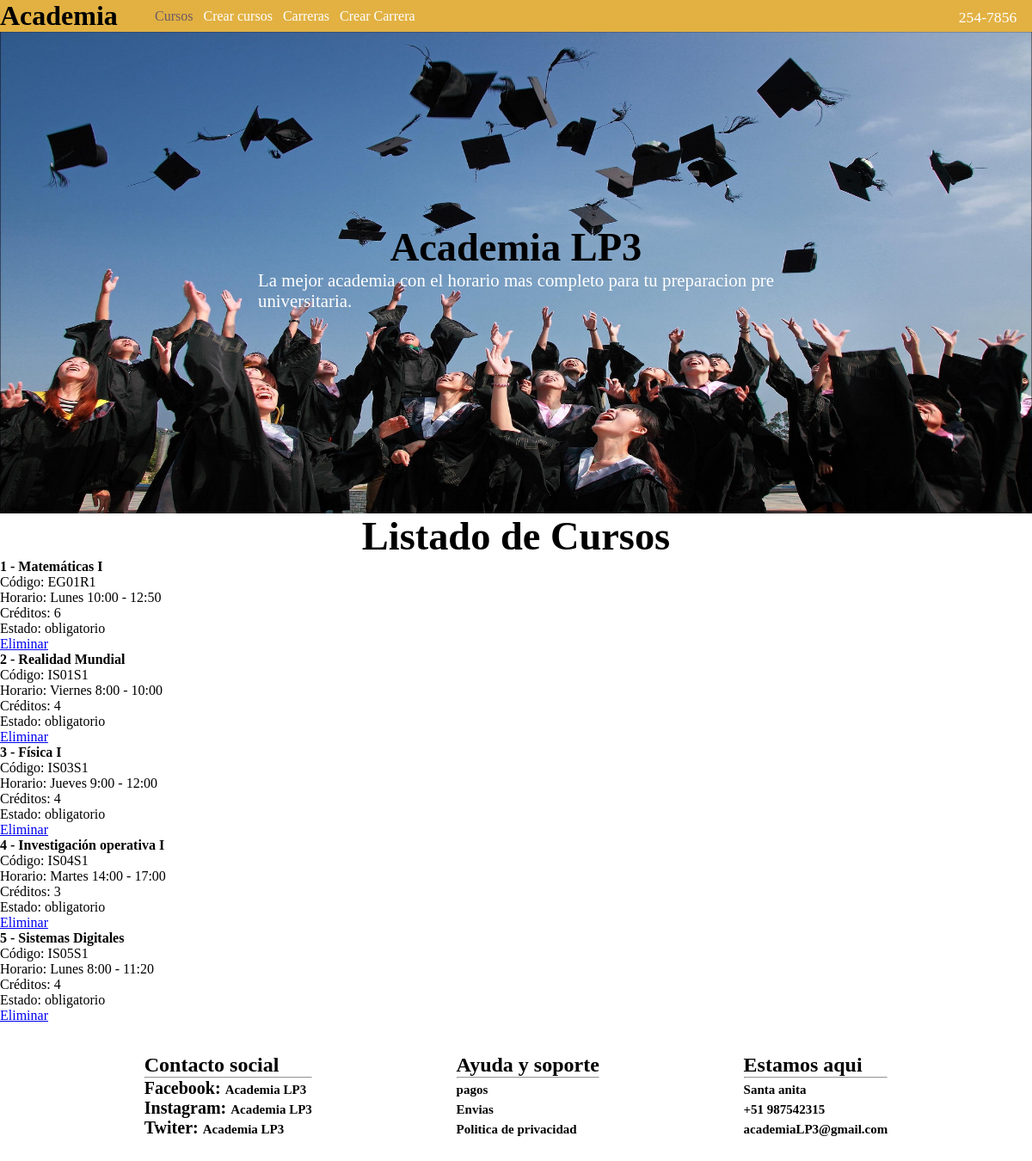
Screenshot of /cursos/ with the database file from the repository.
### miapp/models.py (models this page shows)
class Course(models.Model):
    idcourse = models.IntegerField(primary_key=True)
    code = models.CharField(max_length=6)
    name = models.CharField(max_length=80)
    hour = models.CharField(max_length=80)
    credits = models.CharField(max_length=1)
    state = models.CharField(max_length=20)

### miapp/views.py (the view)
# urls.py: path('cursos/',views.Cursos, name='listarcurso'),
def Cursos(request):
    cursos = Course.objects.all()
    return render(request,"cursos.html",{
        'cursos':cursos,
        'titulo':'Listado de Cursos'
     })

### miapp/templates/cursos.html (shortened to what this page needs)
{% extends 'index.html' %}
{% block content %}
    <h1 class="title">{{titulo}} </h1>
    <ul>
        {% for curso in cursos %}
            <li>
                <h4>{{curso.idcourse}} - {{curso.name}}</h4>
                    <p> Código: {{curso.code}}</p>
                    <p> Horario: {{curso.hour}}</p>
                    <p> Créditos: {{curso.credits}}</p>
                    <p> Estado: {{curso.state}}</p>
                    <a href="{% url 'eliminarcurso' id=curso.idcourse %}">  Eliminar</a>
            </li>
        {% endfor %}
    </ul>
{% endblock %}

### miapp/static/css/style.css (style rules this page uses)
* { padding: 0; margin: 0; }
.title { font-size: 2.9em; width: 45%; margin: auto; position: relative; top: 40%; text-align: center; }

### rows the page displays
Course: idcourse "1", name "Matemáticas I", code "EG01R1", hour "Lunes 10:00 - 12:50", credits "6", state "obligatorio"
Course: idcourse "2", name "Realidad Mundial", code "IS01S1", hour "Viernes 8:00 - 10:00", credits "4", state "obligatorio"
Course: idcourse "3", name "Física I", code "IS03S1", hour "Jueves 9:00 - 12:00", credits "4", state "obligatorio"
Course: idcourse "4", name "Investigación operativa I", code "IS04S1", hour "Martes 14:00 - 17:00", credits "3", state "obligatorio"
Course: idcourse "5", name "Sistemas Digitales", code "IS05S1", hour "Lunes 8:00 - 11:20", credits "4", state "obligatorio"

### other values shown
{{ titulo }} "Listado de Cursos"
